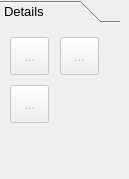
         <widget class="QWidget" name="pieceMode_Page">
          <widget class="QToolBox" name="piece_ToolBox">
           <property name="enabled">
            <bool>true</bool>
           </property>
           <property name="geometry">
            <rect>
             <x>0</x>
             <y>0</y>
             <width>120</width>
             <height>170</height>
            </rect>
           </property>
           <property name="sizePolicy">
            <sizepolicy hsizetype="Preferred" vsizetype="Maximum">
             <horstretch>1</horstretch>
             <verstretch>0</verstretch>
            </sizepolicy>
           </property>
           <property name="minimumSize">
            <size>
             <width>120</width>
             <height>0</height>
            </size>
           </property>
           <property name="maximumSize">
            <size>
             <width>16777215</width>
             <height>16777215</height>
            </size>
           </property>
           <property name="font">
            <font>
             <pointsize>10</pointsize>
            </font>
           </property>
           <property name="toolTip">
            <string/>
           </property>
           <property name="currentIndex">
            <number>0</number>
           </property>
           <property name="tabSpacing">
            <number>4</number>
           </property>
           <widget class="QWidget" name="details_Page">
            <property name="geometry">
             <rect>
              <x>0</x>
              <y>0</y>
              <width>120</width>
              <height>130</height>
             </rect>
            </property>
            <property name="toolTip">
             <string>Tools for adding details to pattern pieces</string>
            </property>
            <attribute name="icon">
             <iconset resource="share/resources/toolicon.qrc">
              <normaloff>:/toolicon/32x32/details_toolbox.png</normaloff>:/toolicon/32x32/details_toolbox.png</iconset>
            </attribute>
            <attribute name="label">
             <string>Details</string>
            </attribute>
            <attribute name="toolTip">
             <string>Add Details</string>
            </attribute>
            <widget class="QToolButton" name="unitePieces_ToolButton">
             <property name="enabled">
              <bool>false</bool>
             </property>
             <property name="geometry">
              <rect>
               <x>10</x>
               <y>10</y>
               <width>39</width>
               <height>38</height>
              </rect>
             </property>
             <property name="toolTip">
              <string>Unite 2 Pieces (U)</string>
             </property>
             <property name="text">
              <string notr="true">...</string>
             </property>
             <property name="icon">
              <iconset resource="share/resources/toolicon.qrc">
               <normaloff>:/toolicon/32x32/union.png</normaloff>:/toolicon/32x32/union.png</iconset>
             </property>
             <property name="iconSize">
              <size>
               <width>32</width>
               <height>32</height>
              </size>
             </property>
             <property name="checkable">
              <bool>true</bool>
             </property>
            </widget>
            <widget class="QToolButton" name="exportPiecesAs_ToolButton">
             <property name="enabled">
              <bool>false</bool>
             </property>
             <property name="geometry">
              <rect>
               <x>60</x>
               <y>10</y>
               <width>39</width>
               <height>38</height>
              </rect>
             </property>
             <property name="toolTip">
              <string>Export Pieces (E, P)</string>
             </property>
             <property name="text">
              <string notr="true">...</string>
             </property>
             <property name="icon">
              <iconset resource="share/resources/toolicon.qrc">
               <normaloff>:/toolicon/32x32/export.png</normaloff>:/toolicon/32x32/export.png</iconset>
             </property>
             <property name="iconSize">
              <size>
               <width>32</width>
               <height>32</height>
              </size>
             </property>
             <property name="checkable">
              <bool>true</bool>
             </property>
            </widget>
            <widget class="QToolButton" name="seamCheck_ToolButton">
             <property name="enabled">
              <bool>false</bool>
             </property>
             <property name="geometry">
              <rect>
               <x>10</x>
               <y>58</y>
               <width>39</width>
               <height>38</height>
              </rect>
             </property>
             <property name="toolTip">
              <string>Check Seam: walk the selected piece along another one</string>
             </property>
             <property name="text">
              <string notr="true">...</string>
             </property>
             <property name="icon">
              <iconset resource="share/resources/toolicon.qrc">
               <normaloff>:/toolicon/32x32/seam_check.png</normaloff>:/toolicon/32x32/seam_check.png</iconset>
             </property>
             <property name="iconSize">
              <size>
               <width>32</width>
               <height>32</height>
              </size>
             </property>
            </widget>
           </widget>
          </widget>
         </widget>
